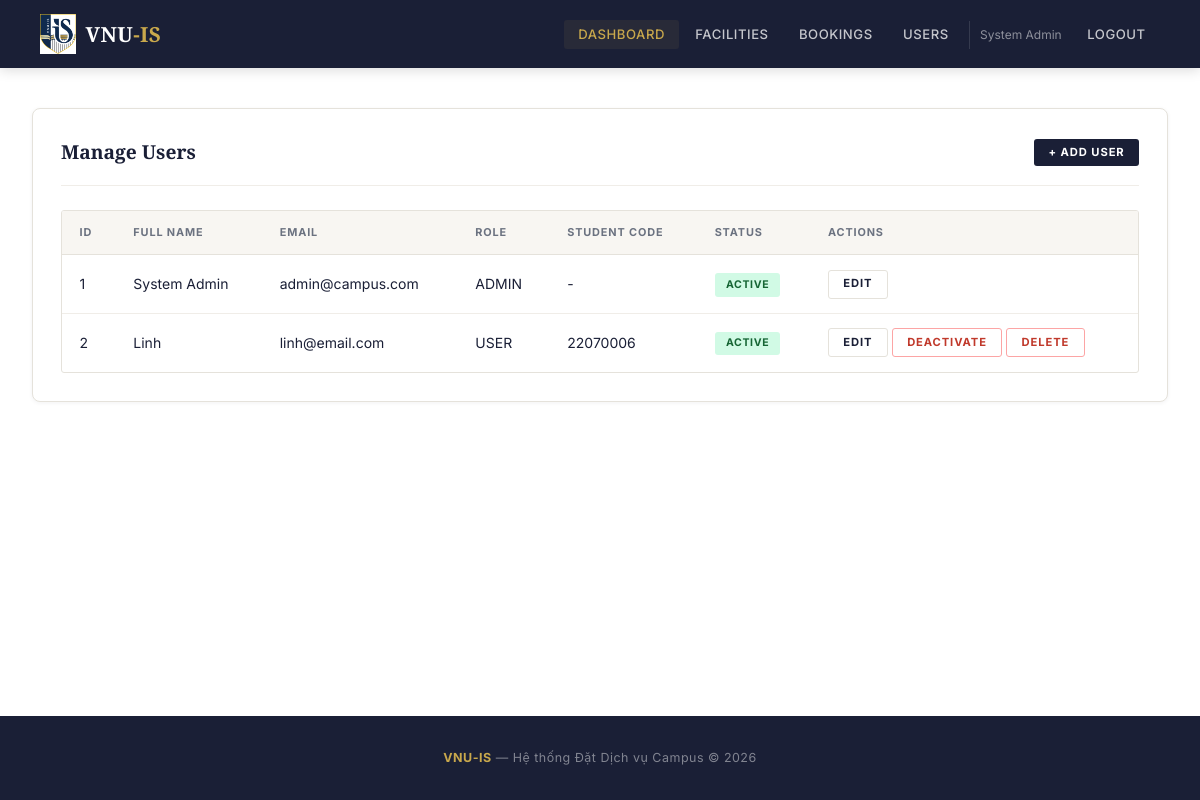
The page /admin/users.php (signed in) on the database its author committed.
### tables this page shows
CREATE TABLE users (
    user_id INT AUTO_INCREMENT PRIMARY KEY,
    role_id INT NOT NULL,
    full_name VARCHAR(100) NOT NULL,
    email VARCHAR(150) NOT NULL UNIQUE,
    password_hash VARCHAR(255) NOT NULL,
    account_status ENUM('active', 'inactive') NOT NULL DEFAULT 'active',
    created_at DATETIME NOT NULL DEFAULT CURRENT_TIMESTAMP,
    FOREIGN KEY (role_id) REFERENCES roles(role_id)
);

CREATE TABLE roles (
    role_id INT AUTO_INCREMENT PRIMARY KEY,
    role_name VARCHAR(50) NOT NULL UNIQUE,
    description VARCHAR(255) DEFAULT NULL
);

CREATE TABLE user_profiles (
    profile_id INT AUTO_INCREMENT PRIMARY KEY,
    user_id INT NOT NULL UNIQUE,
    student_code VARCHAR(50) DEFAULT NULL,
    faculty VARCHAR(100) DEFAULT NULL,
    class_name VARCHAR(100) DEFAULT NULL,
    FOREIGN KEY (user_id) REFERENCES users(user_id) ON DELETE CASCADE
);

### config/database.php (called while the page is built, shortened)
<?php
function getDB(): PDO
{
    static $pdo = null;
    if ($pdo === null) {
        $pdo = new PDO(
            'mysql:host=' . DB_HOST . ';dbname=' . DB_NAME . ';charset=utf8mb4',
            DB_USER,
            DB_PASS,
            [
                PDO::ATTR_ERRMODE => PDO::ERRMODE_EXCEPTION,
                PDO::ATTR_DEFAULT_FETCH_MODE => PDO::FETCH_ASSOC,
            ]
        );
    }
    return $pdo;
}

### backend/core/Database.php (called while the page is built, shortened)
<?php
class Database
{
    private static ?PDO $connection = null;
    public static function getConnection(): PDO
    {
        if (self::$connection === null) {
            self::$connection = getDB();
        }
        return self::$connection;
    }
}

### backend/services/UserService.php (called while the page is built, shortened)
<?php
class UserService
{
    private UserModel $userModel;
    public function __construct()
    {
        $this->userModel = new UserModel();
    }
    public function getAllUsers(): array
    {
        return $this->userModel->findAllWithProfile();
    }
}

### backend/models/BaseModel.php (called while the page is built, shortened)
<?php
abstract class BaseModel
{
    public function __construct()
    {
        $this->db = Database::getConnection();
    }
}

### backend/models/UserModel.php (called while the page is built, shortened)
<?php
class UserModel extends BaseModel
{
    public function findAllWithProfile(): array
    {
        return $this->db->query("
            SELECT u.*, r.role_name, up.student_code, up.faculty, up.class_name
            FROM users u
            INNER JOIN roles r ON u.role_id = r.role_id
            LEFT JOIN user_profiles up ON u.user_id = up.user_id
            ORDER BY u.user_id
        ")->fetchAll();
    }
}

### backend/core/Helpers.php (called while the page is built, shortened)
<?php
function e(?string $value): string
{
    return htmlspecialchars($value ?? '', ENT_QUOTES, 'UTF-8');
}

### backend/core/Auth.php (called while the page is built, shortened)
<?php
class Auth
{
    public static function userId(): ?int
    {
        return isset($_SESSION['user_id']) ? (int) $_SESSION['user_id'] : null;
    }
}

### admin/users.php (the view, shortened to what this page needs)
<?php
require_once __DIR__ . '/../includes/auth.php';
$userService = new UserService();
$users = $userService->getAllUsers();
require_once __DIR__ . '/../includes/header.php';
?>
<div class="card">
    <div class="card-header">
        <h2>Manage Users</h2>
        <a href="/webfinal/admin/user_form.php" class="btn btn-primary btn-sm">+ Add User</a>
    </div>
    <div class="table-responsive">
        <table>
            <thead>
                <tr>
                    <th>ID</th><th>Full Name</th><th>Email</th><th>Role</th>
                    <th>Student Code</th><th>Status</th><th>Actions</th>
                </tr>
            </thead>
            <tbody>
                <?php foreach ($users as $u): ?>
                <tr>
                    <td><?= $u['user_id'] ?></td>
                    <td><?= e($u['full_name']) ?></td>
                    <td><?= e($u['email']) ?></td>
                    <td><?= e($u['role_name']) ?></td>
                    <td><?= e($u['student_code'] ?? '-') ?></td>
                    <td><span class="badge badge-<?= $u['account_status'] ?>"><?= e($u['account_status']) ?></span></td>
                    <td>
                        <a href="/webfinal/admin/user_form.php?id=<?= $u['user_id'] ?>" class="btn btn-secondary btn-sm">Edit</a>
                        <?php if ($u['user_id'] !== Auth::userId()): ?>
                            <?php if ($u['account_status'] === 'active'): ?>
                                <a href="?deactivate=<?= $u['user_id'] ?>" class="btn btn-danger btn-sm" onclick="return confirm('Deactivate?')">Deactivate</a>
                            <?php else: ?>
                                <a href="?activate=<?= $u['user_id'] ?>" class="btn btn-success btn-sm">Activate</a>
                            <?php endif; ?>
                            <a href="?delete=<?= $u['user_id'] ?>" class="btn btn-danger btn-sm" onclick="return confirm('Delete?')">Delete</a>
                        <?php endif; ?>
                    </td>
                </tr>
                <?php endforeach; ?>
            </tbody>
        </table>
    </div>
</div>
<?php require_once __DIR__ . '/../includes/footer.php'; ?>

### assets/css/style.css (style rules this page uses)
:root { --navy: #1a1f36; --navy-hover: #0f1220; --gold: #c9a84c; --gold-light: #e8c97a; --white: #ffffff; --cream: #f8f6f2; --bg: #f5f5f0; --text: #1a1f36; --text-muted: #6b7280; --text-light: #9ca3af; --border: #e5e2db; --border-light:#f0ede8; --success: #2d6a4f; --danger: #c0392b; --warning: #d97706; --shadow-sm: 0 1px 4px rgba(26,31,54,0.06); --shadow: 0 4px 24px rgba(26,31,54,0.10); --shadow-lg: 0 12px 48px rgba(26,31,54,0.14); --radius: 4px; --radius-sm: 3px; --radius-lg: 8px; }
* { margin: 0; padding: 0; box-sizing: border-box; }
body { font-family: 'Inter', -apple-system, sans-serif; background: var(--white); color: var(--text); line-height: 1.6; min-height: 100vh; display: flex; flex-direction: column; -webkit-font-smoothing: antialiased; }
a { color: var(--navy); text-decoration: none; transition: color 0.2s; }
h1, h2, h3 { font-family: 'Playfair Display', serif; }
.card { background: var(--white); border-radius: var(--radius-lg); padding: 1.75rem; margin-bottom: 1.5rem; border: 1px solid var(--border); box-shadow: var(--shadow-sm); }
.card-header { display: flex; align-items: center; justify-content: space-between; margin-bottom: 1.5rem; padding-bottom: 1.1rem; border-bottom: 1px solid var(--border-light); }
.card-header h2 { font-family: 'Playfair Display', serif; font-size: 1.2rem; font-weight: 700; color: var(--text); }
.btn { display: inline-flex; align-items: center; justify-content: center; padding: 0.7rem 1.8rem; border-radius: var(--radius-sm); font-size: 0.78rem; font-weight: 700; font-family: inherit; cursor: pointer; border: none; transition: all 0.2s; line-height: 1.4; text-decoration: none !important; letter-spacing: 0.08em; text-transform: uppercase; }
.btn-primary { background: var(--navy); color: var(--white); }
.btn-secondary { background: var(--white); color: var(--text); border: 1px solid var(--border); }
.btn-danger { background: var(--white); color: var(--danger); border: 1px solid #fca5a5; }
.btn-sm { padding: 0.35rem 0.9rem; font-size: 0.7rem; }
.table-responsive { overflow-x: auto; border-radius: var(--radius-sm); border: 1px solid var(--border); }
table { width: 100%; border-collapse: collapse; }
table th { background: var(--cream); color: var(--text-muted); padding: 0.8rem 1.1rem; text-align: left; font-size: 0.68rem; font-weight: 700; text-transform: uppercase; letter-spacing: 0.08em; border-bottom: 1px solid var(--border); white-space: nowrap; }
table td { padding: 0.9rem 1.1rem; border-bottom: 1px solid var(--border-light); font-size: 0.875rem; color: var(--text); vertical-align: middle; }
table tbody tr:last-child td { border-bottom: none; }
.badge { display: inline-block; padding: 0.2rem 0.7rem; border-radius: 3px; font-size: 0.66rem; font-weight: 700; letter-spacing: 0.06em; text-transform: uppercase; }
.badge-active { background: #d1fae5; color: #166534; }

### rows shown on the page
users: user_id "1", full_name "System Admin", email "admin@campus.com", role.role_name "ADMIN", student_code "-", account_status "ACTIVE"
users: user_id "2", full_name "Linh", email "linh@email.com", role.role_name "USER", user_profiles.student_code "22070006", account_status "ACTIVE"

### other values the page prints
$_SESSION['full_name'] "System Admin"
